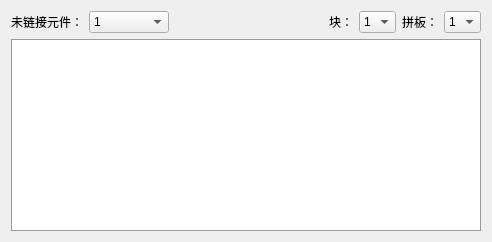
        <widget class="QWidget" name="tab_2">
         <attribute name="title">
          <string>元件数据</string>
         </attribute>
         <layout class="QGridLayout" name="gridLayout_4">
          <item row="0" column="0">
           <widget class="QLabel" name="label_UnenrollPartlist">
            <property name="text">
             <string>未链接元件：</string>
            </property>
           </widget>
          </item>
          <item row="0" column="1">
           <widget class="QComboBox" name="comboBox_UnenrollPartlist">
            <property name="minimumSize">
             <size>
              <width>80</width>
              <height>0</height>
             </size>
            </property>
            <property name="currentText">
             <string>1</string>
            </property>
            <item>
             <property name="text">
              <string>1</string>
             </property>
            </item>
           </widget>
          </item>
          <item row="0" column="2">
           <spacer name="horizontalSpacer">
            <property name="orientation">
             <enum>Qt::Horizontal</enum>
            </property>
            <property name="sizeHint" stdset="0">
             <size>
              <width>148</width>
              <height>20</height>
             </size>
            </property>
           </spacer>
          </item>
          <item row="0" column="3">
           <widget class="QLabel" name="label_15">
            <property name="text">
             <string>块：</string>
            </property>
           </widget>
          </item>
          <item row="0" column="4">
           <widget class="QComboBox" name="comboBox_3">
            <item>
             <property name="text">
              <string>1</string>
             </property>
            </item>
           </widget>
          </item>
          <item row="0" column="5">
           <widget class="QLabel" name="label_16">
            <property name="text">
             <string>拼板：</string>
            </property>
           </widget>
          </item>
          <item row="0" column="6">
           <widget class="QComboBox" name="comboBox_2">
            <item>
             <property name="text">
              <string>1</string>
             </property>
            </item>
           </widget>
          </item>
          <item row="1" column="0" colspan="7">
           <widget class="QTableWidget" name="tableWidget_Comdata">
            <property name="enabled">
             <bool>true</bool>
            </property>
            <property name="sizePolicy">
             <sizepolicy hsizetype="Preferred" vsizetype="Expanding">
              <horstretch>0</horstretch>
              <verstretch>0</verstretch>
             </sizepolicy>
            </property>
            <property name="minimumSize">
             <size>
              <width>0</width>
              <height>0</height>
             </size>
            </property>
            <property name="palette">
             <palette>
              <active>
               <colorrole role="WindowText">
                <brush brushstyle="SolidPattern">
                 <color alpha="255">
                  <red>0</red>
                  <green>0</green>
                  <blue>0</blue>
                 </color>
                </brush>
               </colorrole>
               <colorrole role="Button">
                <brush brushstyle="SolidPattern">
                 <color alpha="255">
                  <red>199</red>
                  <green>200</green>
                  <blue>200</blue>
                 </color>
                </brush>
               </colorrole>
               <colorrole role="Light">
                <brush brushstyle="SolidPattern">
                 <color alpha="255">
                  <red>255</red>
                  <green>255</green>
                  <blue>255</blue>
                 </color>
                </brush>
               </colorrole>
               <colorrole role="Midlight">
                <brush brushstyle="SolidPattern">
                 <color alpha="255">
                  <red>227</red>
                  <green>227</green>
                  <blue>227</blue>
                 </color>
                </brush>
               </colorrole>
               <colorrole role="Dark">
                <brush brushstyle="SolidPattern">
                 <color alpha="255">
                  <red>99</red>
                  <green>100</green>
                  <blue>100</blue>
                 </color>
                </brush>
               </colorrole>
               <colorrole role="Mid">
                <brush brushstyle="SolidPattern">
                 <color alpha="255">
                  <red>133</red>
                  <green>133</green>
                  <blue>133</blue>
                 </color>
                </brush>
               </colorrole>
               <colorrole role="Text">
                <brush brushstyle="SolidPattern">
                 <color alpha="255">
                  <red>0</red>
                  <green>0</green>
                  <blue>0</blue>
                 </color>
                </brush>
               </colorrole>
               <colorrole role="BrightText">
                <brush brushstyle="SolidPattern">
                 <color alpha="255">
                  <red>255</red>
                  <green>255</green>
                  <blue>255</blue>
                 </color>
                </brush>
               </colorrole>
               <colorrole role="ButtonText">
                <brush brushstyle="SolidPattern">
                 <color alpha="255">
                  <red>0</red>
                  <green>0</green>
                  <blue>0</blue>
                 </color>
                </brush>
               </colorrole>
               <colorrole role="Base">
                <brush brushstyle="SolidPattern">
                 <color alpha="255">
                  <red>255</red>
                  <green>255</green>
                  <blue>255</blue>
                 </color>
                </brush>
               </colorrole>
               <colorrole role="Window">
                <brush brushstyle="SolidPattern">
                 <color alpha="255">
                  <red>199</red>
                  <green>200</green>
                  <blue>200</blue>
                 </color>
                </brush>
               </colorrole>
               <colorrole role="Shadow">
                <brush brushstyle="SolidPattern">
                 <color alpha="255">
                  <red>0</red>
                  <green>0</green>
                  <blue>0</blue>
                 </color>
                </brush>
               </colorrole>
               <colorrole role="AlternateBase">
                <brush brushstyle="SolidPattern">
                 <color alpha="255">
                  <red>227</red>
                  <green>227</green>
                  <blue>227</blue>
                 </color>
                </brush>
               </colorrole>
               <colorrole role="ToolTipBase">
                <brush brushstyle="SolidPattern">
                 <color alpha="255">
                  <red>255</red>
                  <green>255</green>
                  <blue>220</blue>
                 </color>
                </brush>
               </colorrole>
               <colorrole role="ToolTipText">
                <brush brushstyle="SolidPattern">
                 <color alpha="255">
                  <red>0</red>
                  <green>0</green>
                  <blue>0</blue>
                 </color>
                </brush>
               </colorrole>
               <colorrole role="PlaceholderText">
                <brush brushstyle="SolidPattern">
                 <color alpha="128">
                  <red>0</red>
                  <green>0</green>
                  <blue>0</blue>
                 </color>
                </brush>
               </colorrole>
              </active>
              <inactive>
               <colorrole role="WindowText">
                <brush brushstyle="SolidPattern">
                 <color alpha="255">
                  <red>0</red>
                  <green>0</green>
                  <blue>0</blue>
                 </color>
                </brush>
               </colorrole>
               <colorrole role="Button">
                <brush brushstyle="SolidPattern">
                 <color alpha="255">
                  <red>199</red>
                  <green>200</green>
                  <blue>200</blue>
                 </color>
                </brush>
               </colorrole>
               <colorrole role="Light">
                <brush brushstyle="SolidPattern">
                 <color alpha="255">
                  <red>255</red>
                  <green>255</green>
                  <blue>255</blue>
                 </color>
                </brush>
               </colorrole>
               <colorrole role="Midlight">
                <brush brushstyle="SolidPattern">
                 <color alpha="255">
                  <red>227</red>
                  <green>227</green>
                  <blue>227</blue>
                 </color>
                </brush>
               </colorrole>
               <colorrole role="Dark">
                <brush brushstyle="SolidPattern">
                 <color alpha="255">
                  <red>99</red>
                  <green>100</green>
                  <blue>100</blue>
                 </color>
                </brush>
               </colorrole>
               <colorrole role="Mid">
                <brush brushstyle="SolidPattern">
                 <color alpha="255">
                  <red>133</red>
                  <green>133</green>
                  <blue>133</blue>
                 </color>
                </brush>
               </colorrole>
               <colorrole role="Text">
                <brush brushstyle="SolidPattern">
                 <color alpha="255">
                  <red>0</red>
                  <green>0</green>
                  <blue>0</blue>
                 </color>
                </brush>
               </colorrole>
               <colorrole role="BrightText">
                <brush brushstyle="SolidPattern">
                 <color alpha="255">
                  <red>255</red>
                  <green>255</green>
                  <blue>255</blue>
                 </color>
                </brush>
               </colorrole>
               <colorrole role="ButtonText">
                <brush brushstyle="SolidPattern">
                 <color alpha="255">
                  <red>0</red>
                  <green>0</green>
                  <blue>0</blue>
                 </color>
                </brush>
               </colorrole>
               <colorrole role="Base">
                <brush brushstyle="SolidPattern">
                 <color alpha="255">
                  <red>255</red>
                  <green>255</green>
                  <blue>255</blue>
                 </color>
                </brush>
               </colorrole>
               <colorrole role="Window">
                <brush brushstyle="SolidPattern">
                 <color alpha="255">
                  <red>199</red>
                  <green>200</green>
                  <blue>200</blue>
                 </color>
                </brush>
               </colorrole>
               <colorrole role="Shadow">
                <brush brushstyle="SolidPattern">
                 <color alpha="255">
                  <red>0</red>
                  <green>0</green>
                  <blue>0</blue>
                 </color>
                </brush>
               </colorrole>
               <colorrole role="AlternateBase">
                <brush brushstyle="SolidPattern">
                 <color alpha="255">
                  <red>227</red>
                  <green>227</green>
                  <blue>227</blue>
                 </color>
                </brush>
               </colorrole>
               <colorrole role="ToolTipBase">
                <brush brushstyle="SolidPattern">
                 <color alpha="255">
                  <red>255</red>
                  <green>255</green>
                  <blue>220</blue>
                 </color>
                </brush>
               </colorrole>
               <colorrole role="ToolTipText">
                <brush brushstyle="SolidPattern">
                 <color alpha="255">
                  <red>0</red>
                  <green>0</green>
                  <blue>0</blue>
                 </color>
                </brush>
               </colorrole>
               <colorrole role="PlaceholderText">
                <brush brushstyle="SolidPattern">
                 <color alpha="128">
                  <red>0</red>
                  <green>0</green>
                  <blue>0</blue>
                 </color>
                </brush>
               </colorrole>
              </inactive>
              <disabled>
               <colorrole role="WindowText">
                <brush brushstyle="SolidPattern">
                 <color alpha="255">
                  <red>99</red>
                  <green>100</green>
                  <blue>100</blue>
                 </color>
                </brush>
               </colorrole>
               <colorrole role="Button">
                <brush brushstyle="SolidPattern">
                 <color alpha="255">
                  <red>199</red>
                  <green>200</green>
                  <blue>200</blue>
                 </color>
                </brush>
               </colorrole>
               <colorrole role="Light">
                <brush brushstyle="SolidPattern">
                 <color alpha="255">
                  <red>255</red>
                  <green>255</green>
                  <blue>255</blue>
                 </color>
                </brush>
               </colorrole>
               <colorrole role="Midlight">
                <brush brushstyle="SolidPattern">
                 <color alpha="255">
                  <red>227</red>
                  <green>227</green>
                  <blue>227</blue>
                 </color>
                </brush>
               </colorrole>
               <colorrole role="Dark">
                <brush brushstyle="SolidPattern">
                 <color alpha="255">
                  <red>99</red>
                  <green>100</green>
                  <blue>100</blue>
                 </color>
                </brush>
               </colorrole>
               <colorrole role="Mid">
                <brush brushstyle="SolidPattern">
                 <color alpha="255">
                  <red>133</red>
                  <green>133</green>
                  <blue>133</blue>
                 </color>
                </brush>
               </colorrole>
               <colorrole role="Text">
                <brush brushstyle="SolidPattern">
                 <color alpha="255">
                  <red>99</red>
                  <green>100</green>
                  <blue>100</blue>
                 </color>
                </brush>
               </colorrole>
               <colorrole role="BrightText">
                <brush brushstyle="SolidPattern">
                 <color alpha="255">
                  <red>255</red>
                  <green>255</green>
                  <blue>255</blue>
                 </color>
                </brush>
               </colorrole>
               <colorrole role="ButtonText">
                <brush brushstyle="SolidPattern">
                 <color alpha="255">
                  <red>99</red>
                  <green>100</green>
                  <blue>100</blue>
                 </color>
                </brush>
               </colorrole>
               <colorrole role="Base">
                <brush brushstyle="SolidPattern">
                 <color alpha="255">
                  <red>199</red>
                  <green>200</green>
                  <blue>200</blue>
                 </color>
                </brush>
               </colorrole>
               <colorrole role="Window">
                <brush brushstyle="SolidPattern">
                 <color alpha="255">
                  <red>199</red>
                  <green>200</green>
                  <blue>200</blue>
                 </color>
                </brush>
               </colorrole>
               <colorrole role="Shadow">
                <brush brushstyle="SolidPattern">
                 <color alpha="255">
                  <red>0</red>
                  <green>0</green>
                  <blue>0</blue>
                 </color>
                </brush>
               </colorrole>
               <colorrole role="AlternateBase">
                <brush brushstyle="SolidPattern">
                 <color alpha="255">
                  <red>199</red>
                  <green>200</green>
                  <blue>200</blue>
                 </color>
                </brush>
               </colorrole>
               <colorrole role="ToolTipBase">
                <brush brushstyle="SolidPattern">
                 <color alpha="255">
                  <red>255</red>
                  <green>255</green>
                  <blue>220</blue>
                 </color>
                </brush>
               </colorrole>
               <colorrole role="ToolTipText">
                <brush brushstyle="SolidPattern">
                 <color alpha="255">
                  <red>0</red>
                  <green>0</green>
                  <blue>0</blue>
                 </color>
                </brush>
               </colorrole>
               <colorrole role="PlaceholderText">
                <brush brushstyle="SolidPattern">
                 <color alpha="128">
                  <red>0</red>
                  <green>0</green>
                  <blue>0</blue>
                 </color>
                </brush>
               </colorrole>
              </disabled>
             </palette>
            </property>
            <property name="styleSheet">
             <string notr="true"/>
            </property>
           </widget>
          </item>
         </layout>
        </widget>
